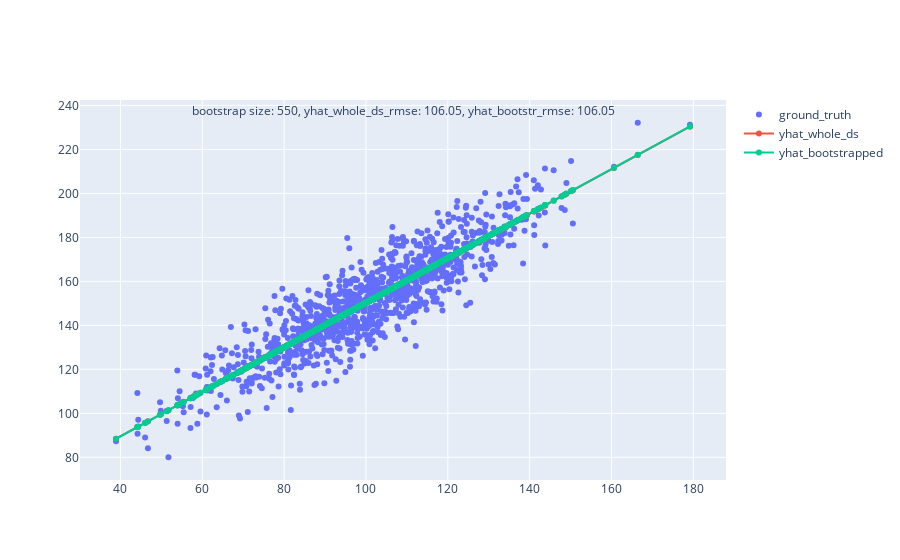

The code cell stored with this chart in its notebook:
### Markdown cell above
We now train with the whole dataset, but the sample sizes in the bootstrapping methodology uses 100-sized samples:
 WITH WHOLE DATASET

### Code cell
b1, b0, r_value, p_value, std_err = linregress(x, y)
yhat_whole_ds = b0 + b1 * x

### WITH BOOTSTRAP SAMPLES 
regression_scores = list()
for _ in range(100):
    # bootstrap sample
    indices = randint(0, 1000, 550)
    x_sample = x[indices]
    y_sample = y[indices]
    
    # simple linear regression model
    b1_sample, b0_sample, r_value, p_value, std_err = linregress(x_sample, y_sample)
    regression_scores.append([b1_sample, b0_sample])

b0_scores = np.array(regression_scores)[:, 1]
b1_scores = np.array(regression_scores)[:, 0]
b0_estimate = median(b0_scores)
b1_estimate = median(b1_scores)

yhat_bootstrapped = b0_estimate + b1_estimate * x

### MODELS VALIDATION
from sklearn.metrics import mean_squared_error

yhat_whole_ds_rmse = mean_squared_error(y, yhat_whole_ds).round(2)
yhat_bootstrapped_rmse = mean_squared_error(y, yhat_bootstrapped).round(2)

### PLOTS
import plotly.graph_objects as go

fig = go.Figure()
# Add traces
fig.add_trace(go.Scatter(x=x, y=y,
                    mode='markers',
                    name='ground_truth'))
fig.add_trace(go.Scatter(x=x, y=yhat_whole_ds,
                    mode='lines+markers',
                    name='yhat_whole_ds'))
fig.add_trace(go.Scatter(x=x, y=yhat_bootstrapped,
                    mode='lines+markers',
                    name='yhat_bootstrapped'))
fig.update_layout(annotations=[dict(xref='paper',
                                    yref='paper',
                                    x=0.5, y=1,
                                    showarrow=False,
                                    text='bootstrap size: 550, yhat_whole_ds_rmse: {}, yhat_bootstr_rmse: {}'.format(yhat_whole_ds_rmse, 
                                                                                                yhat_bootstrapped_rmse))])

fig.show()

### Figure 1 — Plotly figure (JSON) as saved in the notebook; plotly's stock layout.template omitted (floating-point values rounded to 4 significant figures; data arrays with more than 128 entries replaced by an {"elided": "..."} marker saying what was removed)
{"data": [{"mode": "markers", "name": "ground_truth", "type": "scatter", "x": {"elided": "1000 float values"}, "y": {"elided": "1000 float values"}}, {"mode": "lines+markers", "name": "yhat_whole_ds", "type": "scatter", "x": {"elided": "1000 float values"}, "y": {"elided": "1000 float values"}}, {"mode": "lines+markers", "name": "yhat_bootstrapped", "type": "scatter", "x": {"elided": "1000 float values"}, "y": {"elided": "1000 float values"}}], "layout": {"annotations": [{"showarrow": false, "text": "bootstrap size: 550, yhat_whole_ds_rmse: 106.05, yhat_bootstr_rmse: 106.05", "x": 0.5, "xref": "paper", "y": 1, "yref": "paper"}]}}
